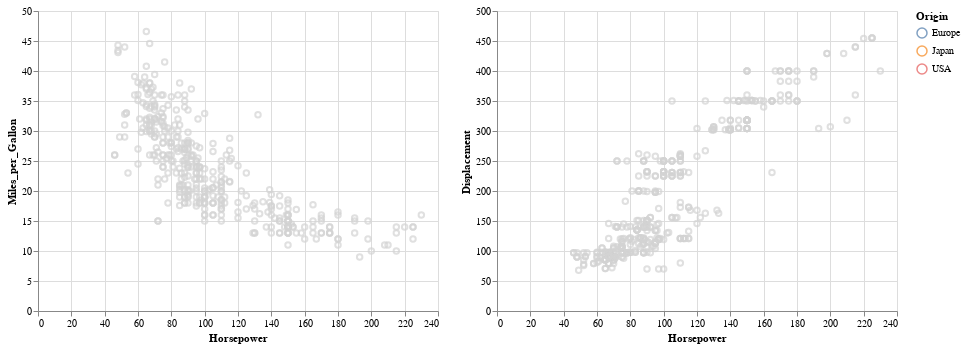

Notebook code cell kept with this figure:
### Code cell
cars = data.cars()

sel = alt.selection_interval(encodings=['x'], empty='none')

base = \
(alt
 .Chart(data=cars)
 .mark_point()
 .encode(alt.X('Horsepower'),
         color=alt.condition(sel, 'Origin', alt.value('lightgray')),
         tooltip='Horsepower')
 .properties(selection=sel)
)

panels = alt.hconcat(
    base.encode(alt.Y('Miles_per_Gallon')), 
    base.encode(alt.Y('Displacement'))
)

panels.save('hconcatd-scatterplots-with-selection.html')
panels

### Figure 1 — Vega-Lite specification as saved in the notebook (floating-point values rounded to 4 significant figures; data arrays with more than 128 entries replaced by an {"elided": "..."} marker saying what was removed)
{"$schema": "https://vega.github.io/schema/vega-lite/v2.4.1.json", "config": {"view": {"height": 300, "width": 400}}, "hconcat": [{"data": {"values": {"elided": "406 records"}}, "encoding": {"color": {"condition": {"field": "Origin", "selection": "selector007", "type": "nominal"}, "value": "lightgray"}, "tooltip": {"field": "Horsepower", "type": "quantitative"}, "x": {"field": "Horsepower", "type": "quantitative"}, "y": {"field": "Miles_per_Gallon", "type": "quantitative"}}, "mark": "point", "selection": {"selector007": {"empty": "none", "encodings": ["x"], "mark": {"fill": "#333", "fillOpacity": 0.125, "stroke": "white"}, "on": "[mousedown, window:mouseup] > window:mousemove!", "resolve": "global", "translate": "[mousedown, window:mouseup] > window:mousemove!", "type": "interval", "zoom": "wheel!"}}}, {"data": {"values": {"elided": "406 records"}}, "encoding": {"color": {"condition": {"field": "Origin", "selection": "selector007", "type": "nominal"}, "value": "lightgray"}, "tooltip": {"field": "Horsepower", "type": "quantitative"}, "x": {"field": "Horsepower", "type": "quantitative"}, "y": {"field": "Displacement", "type": "quantitative"}}, "mark": "point", "selection": {"selector007": {"empty": "none", "encodings": ["x"], "mark": {"fill": "#333", "fillOpacity": 0.125, "stroke": "white"}, "on": "[mousedown, window:mouseup] > window:mousemove!", "resolve": "global", "translate": "[mousedown, window:mouseup] > window:mousemove!", "type": "interval", "zoom": "wheel!"}}}]}
